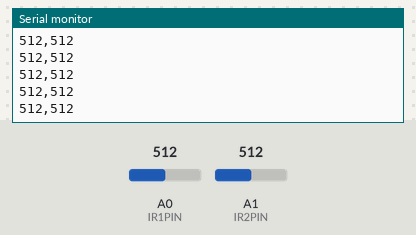
Recording of a sketch running on a simulated Arduino Uno, built with avr-gcc and run on an emulated ATmega328P. Shown: the last lines printed to the serial monitor. The inputs (shaded band) are chosen by the test bench; at power-on: A0 (IR1PIN) = 512, A1 (IR2PIN) = 512.

Above: at 1.2 s.
1.3 s: A0 (IR1PIN) set to 985
At 2.1 s:
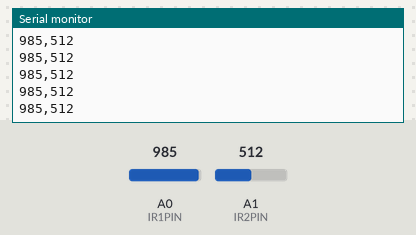
2.8 s: A0 (IR1PIN) set to 1011
At 3.7 s:
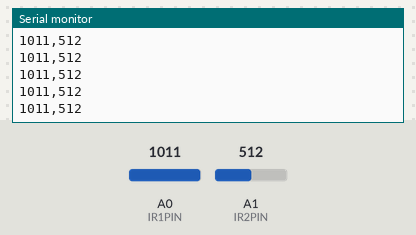
Timing chart, 0 to 5.8 s (numbered marks = the images above; inputs shaded):
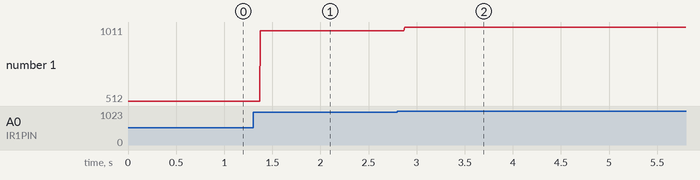

The sketch:

sensor_test.ino
```cpp
#include <stdio.h>
#include <stdlib.h>

int IR1PIN = A0;
int IR2PIN = A1;
char outString;

void setup() {
  // put your setup code here, to run once:
  Serial.begin(9600);

  pinMode(IR1PIN, INPUT);
  pinMode(IR2PIN, INPUT);
}

void loop() {
  // put your main code here, to run repeatedly:
  Serial.print(analogRead(IR1PIN));
  Serial.print(",");
  Serial.println(analogRead(IR2PIN));
}
```

Measured:
- after the input at 1.3 s, the serial monitor: prints a new line after 0.08 s (image 1)
- after the input at 2.8 s, the serial monitor: prints a new line after 0.07 s (image 2)
- plotted number 1: 512 → 985 after the input at 1.3 s, 985 → 1011 after the input at 2.8 s
